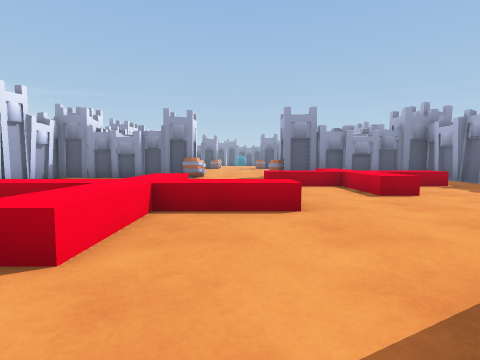
View 1 (above)

18 first-person views from a walk through a scene from a Unity 3-D project. The camera is 0.72 m above the floor, tilts 4° down and sees 80° across. The floor is counted in squares, 1 m on a side. Each view is taken from the middle of a square. On the plan, view 1 faces up. The plan holds only what a view shows up to about 10 squares ahead; the rest is blank. The player is left out.

View 2
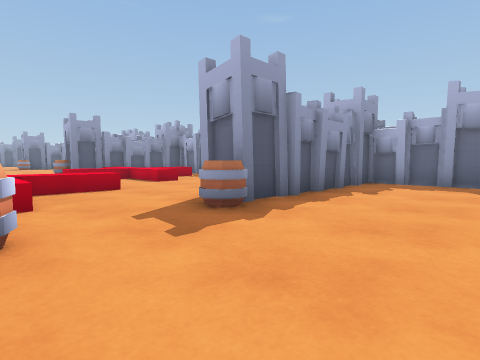

View 3
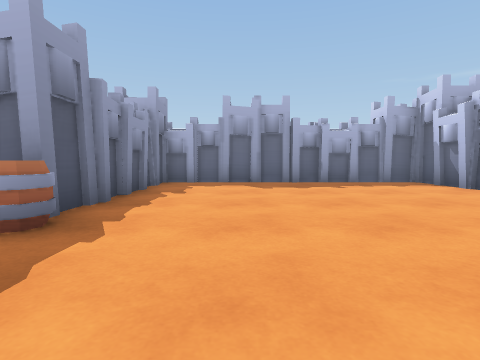

View 4
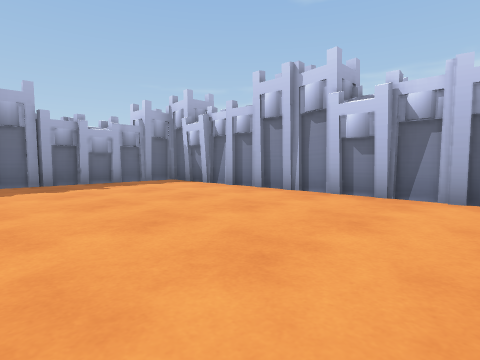

View 5
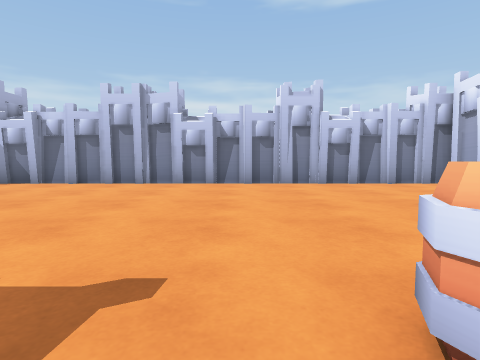

View 6
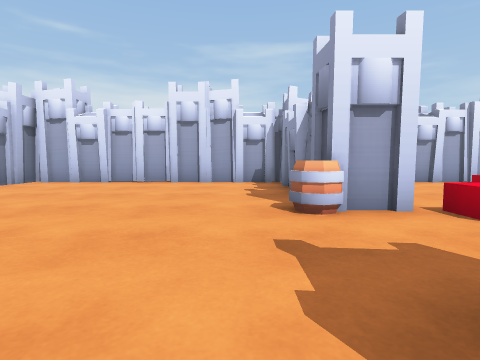

View 7
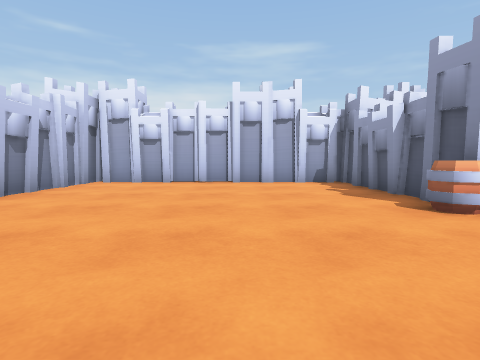

View 8
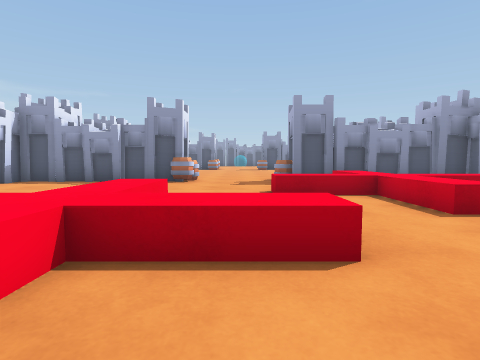

View 9
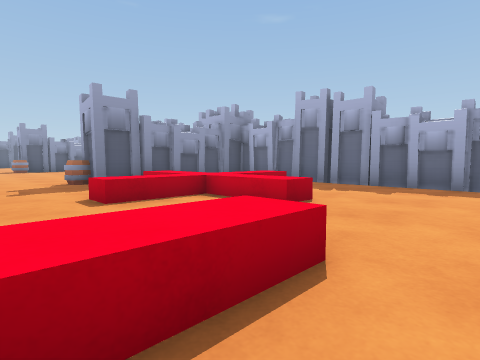

View 10
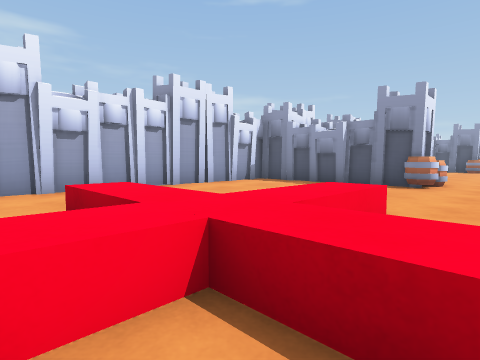

View 11
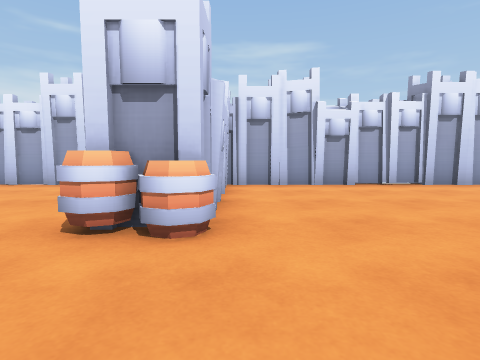

View 12
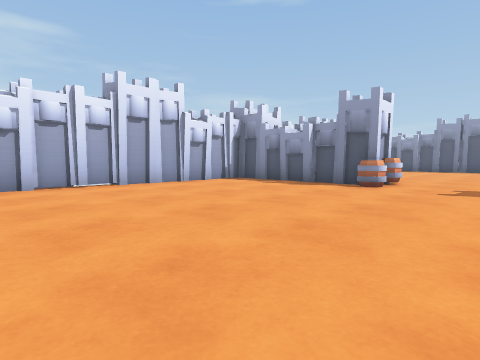

View 13
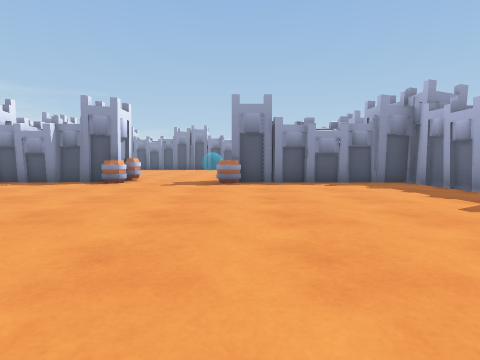

View 14
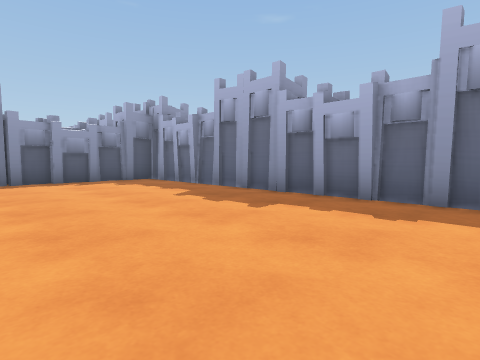

View 15
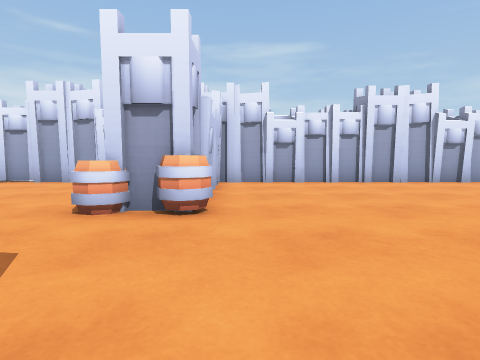

View 16
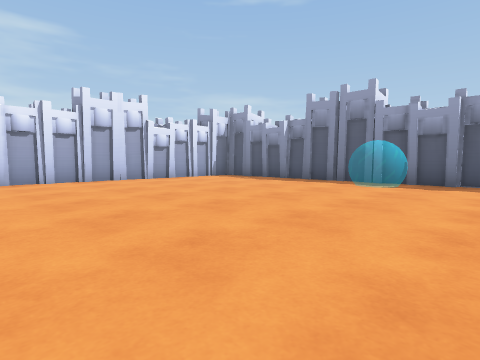

View 17
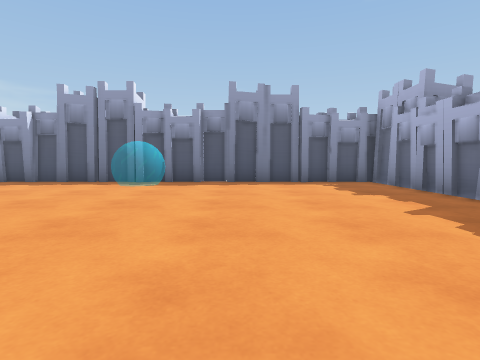

View 18
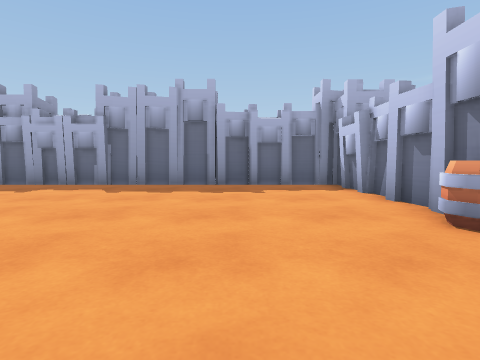

### Floor plan
Key: @ floor where view 1 was taken; # wall or solid block; x gap in a wall; . floor; ^ raised ledge; B barrel.
Columns run from 8 left of view 1 to 8 right of it. Each row starts with its distance up from view 1.
 36    ##############
 35     .... .......#
 34     .... .......#
 33     ............#
 32  #..............#
 31 ##..............#
 30 #...............#
 29 #...............#
 28 #...............#
 27 ##..............#
 26 ##..............#
 25 #...............#
 24 ######B...B######
 23   ###.B...B####.#
 22   ..............#
 21 #...............#
 20 #...............#
 19 #...............#
 18 #...............#
 17 #...............#
 16 #...............#
 15 #...............#
 14 #...............#
 13 #...............#
 12 ######B...B######
 11 #.........      #
 10 #......... ^    #
  9 #..........^.  .#
  8 #...  ...^^^^^..#
  7 #...  ^....^....x
  6 #.    ^....^....#
  5 #.. ..^.........#
  4 #...^^^^^.......#
  3    ...^......
  2      .^....
  1 #######..B#######
  0 #.....B.@B......#
 -1 #...............#
 -2 #...............#
 -3 #...............#
 -4 #...............#
 -5 #...............#
 -6 #...............#
 -7 #...............#
 -8 #################

Where each view was taken, in squares from view 1:
view 1: 0 up, 0 right, facing up
view 2: 3 down, 2 left, facing up-right
view 3: 2 down, 2 left, facing right
view 4: 2 down, 2 left, facing down-right
view 5: 1 up, 1 left, facing down
view 6: 1 down, 2 right, facing left
view 7: 3 down, 2 right, facing left
view 8: 2 up, 0 right, facing up
view 9: 3 up, 1 left, facing up-right
view 10: 3 up, 0 right, facing up-left
view 11: 13 up, 1 right, facing left
view 12: 15 up, 1 right, facing up-left
view 13: 14 up, 2 right, facing up
view 14: 13 up, 2 right, facing up-right
view 15: 25 up, 2 right, facing left
view 16: 26 up, 3 right, facing up-left
view 17: 26 up, 3 right, facing up
view 18: 27 up, 1 left, facing right
